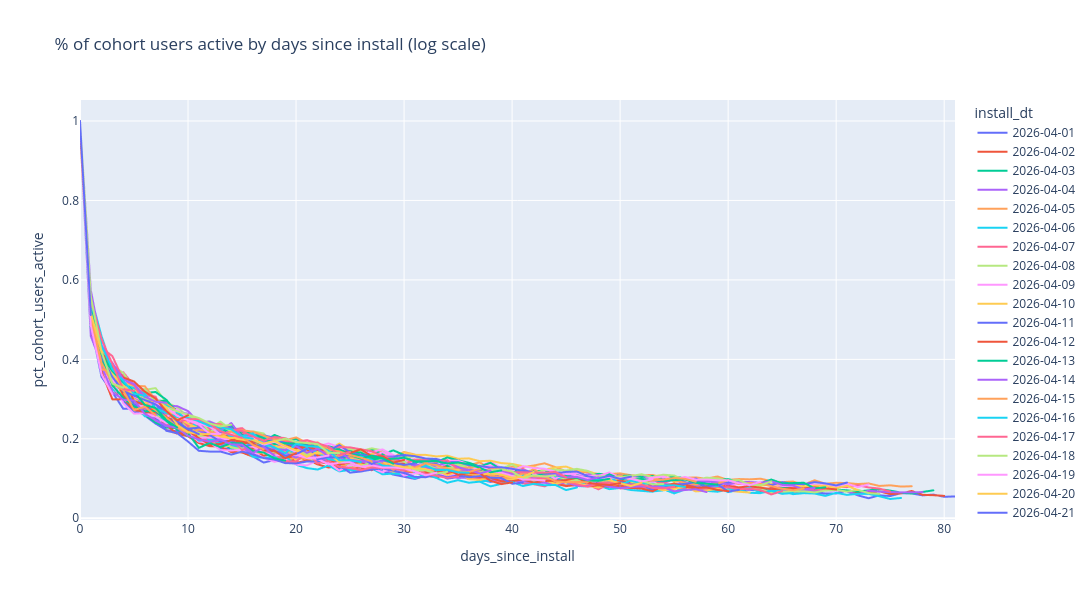

Notebook code cell kept with this figure:
### Code cell
# hide-output

# apply a log transformation to the y axis to better visualize the differences between cohorts, especially in the later days since install where the percentage of active users is very low
fig = px.line(users_agg, 
              x='days_since_install', 
              y='pct_cohort_users_active',
              color='install_dt',
              title='% of cohort users active by days since install (log scale)',
              width=1200,
              height=600,
              hover_data={'pct_cohort_users_active': ':.2%', 'unique_users': True, 'total_cohort_users': True},
              log_y=False)


fig.show()
